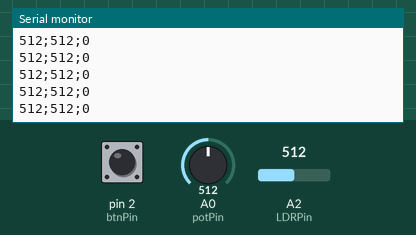
Simulated run of this sketch. Board: Arduino Uno, built with avr-gcc and run on an emulated ATmega328P. Shown: the last lines printed to the serial monitor. The inputs (shaded band) are chosen by the test bench; at power-on: A0 (potPin) = 512, A2 (LDRPin) = 512, pin 2 (btnPin) LOW.

Above: at 1.2 s.
1.3 s: A0 (potPin) set to 716
At 1.49 s:
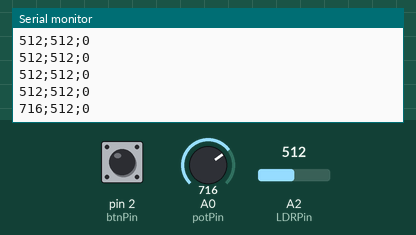
2.8 s: A2 (LDRPin) set to 716
At 2.84 s:
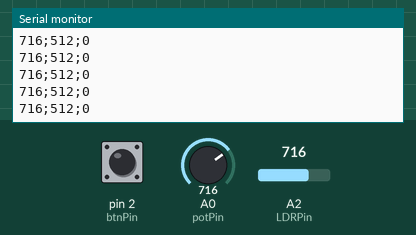
4.3 s: pin 2 (btnPin) pulled HIGH for 0.15 s
At 4.5 s:
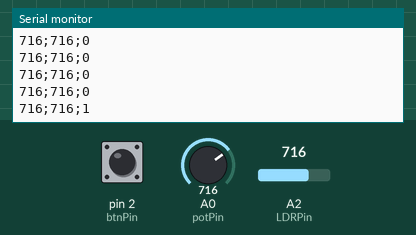
5.9 s: A0 (potPin) set to 900
At 6.0 s:
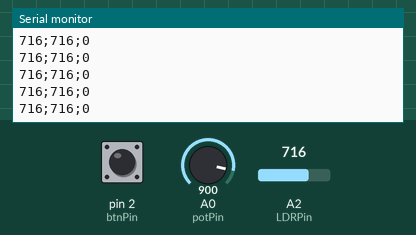
7.4 s: pin 2 (btnPin) pulled HIGH for 1 s
At 7.66 s:
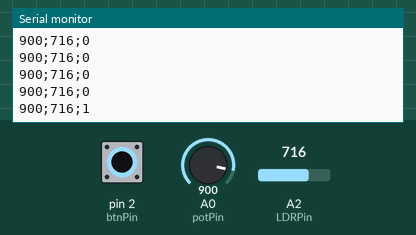
9.9 s: A2 (LDRPin) set to 900
At 9.92 s:
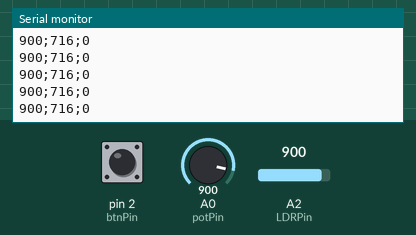
Timing chart, 0 to 12.4 s (numbered marks = the images above; inputs shaded):
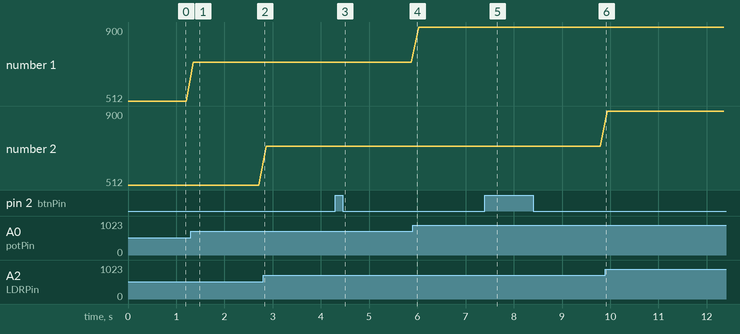

The sketch:

arduino.ino
```cpp
int potPin = A0;
int LDRPin = A2;
int btnPin = 2;

void setup() {
  // put your setup code here, to run once:
  Serial.begin(9600);
  pinMode(btnPin, INPUT);
}

void loop() {
  // put your main code here, to run repeatedly:

  int potVal = analogRead(potPin);
  int LDRVal = analogRead(LDRPin);
  int btnVal = digitalRead(btnPin);

  String stringDiv = ";";
  String print_val = potVal + stringDiv + LDRVal + stringDiv + btnVal;

  Serial.println(print_val);
  delay(150);
}
```

Measured:
- after the input at 1.3 s, the serial monitor: prints a new line after 0.06 s (image 1)
- after the input at 4.3 s, the serial monitor: prints a new line after 0.07 s (image 3)
- after the input at 7.4 s, the serial monitor: prints a new line after 0.13 s (image 5)
- plotted number 1: 512 → 716 after the input at 1.3 s, 716 → 900 after the input at 5.9 s
